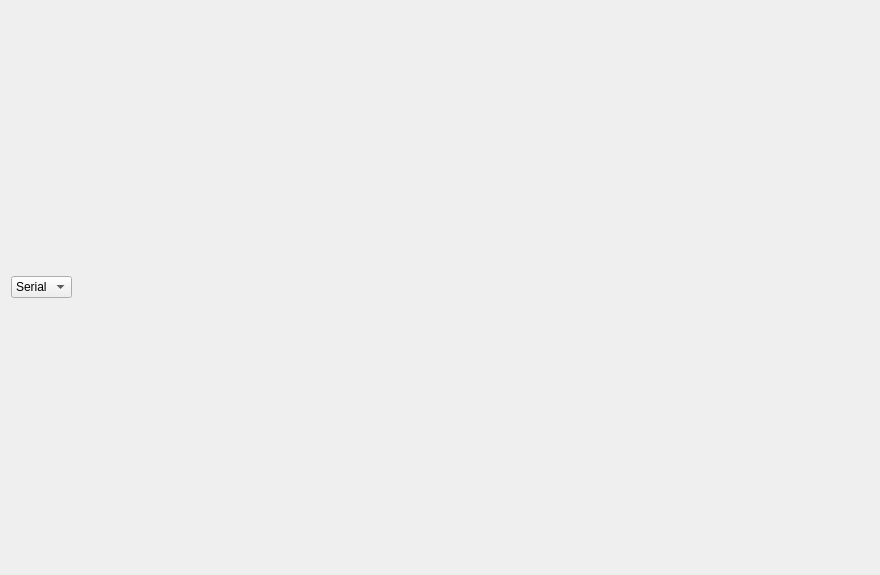
<?xml version="1.0" encoding="UTF-8"?>
<ui version="4.0">
 <class>MainWindow</class>
 <widget class="QMainWindow" name="MainWindow">
  <property name="geometry">
   <rect>
    <x>0</x>
    <y>0</y>
    <width>880</width>
    <height>575</height>
   </rect>
  </property>
  <property name="windowTitle">
   <string>MainWindow</string>
  </property>
  <widget class="QWidget" name="centralWidget">
   <layout class="QGridLayout" name="gridLayout">
    <item row="0" column="0">
     <layout class="QVBoxLayout" name="verticalLayout">
      <item>
       <layout class="QHBoxLayout" name="horizontalLayout">
        <item>
         <widget class="QComboBox" name="comboBox">
          <item>
           <property name="text">
            <string>Serial</string>
           </property>
          </item>
          <item>
           <property name="text">
            <string>TCP</string>
           </property>
          </item>
          <item>
           <property name="text">
            <string>UDP</string>
           </property>
          </item>
         </widget>
        </item>
        <item>
         <spacer name="horizontalSpacer">
          <property name="orientation">
           <enum>Qt::Horizontal</enum>
          </property>
          <property name="sizeHint" stdset="0">
           <size>
            <width>40</width>
            <height>20</height>
           </size>
          </property>
         </spacer>
        </item>
       </layout>
      </item>
     </layout>
    </item>
   </layout>
  </widget>
 </widget>
 <layoutdefault spacing="6" margin="11"/>
 <resources/>
 <connections/>
</ui>
